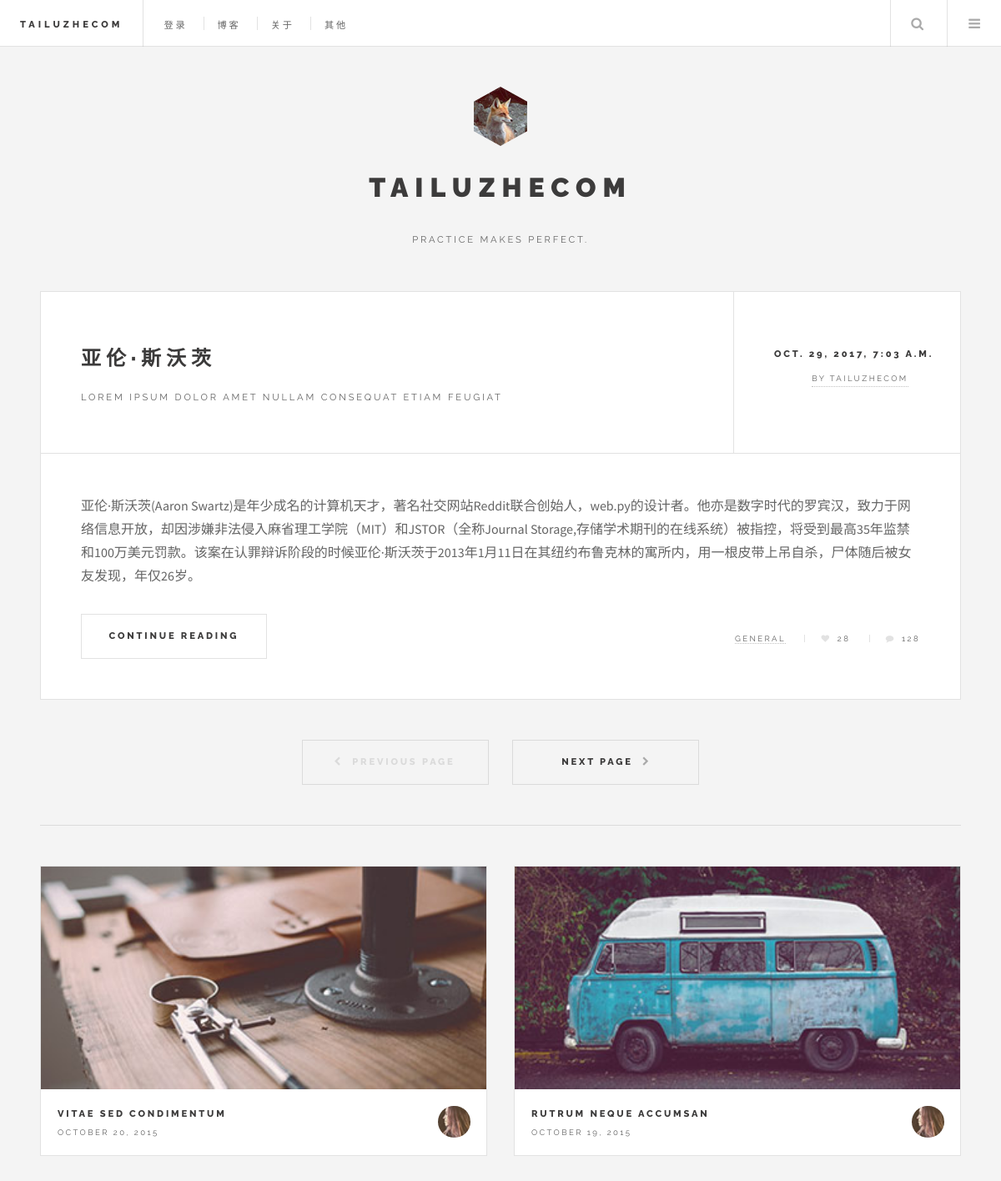
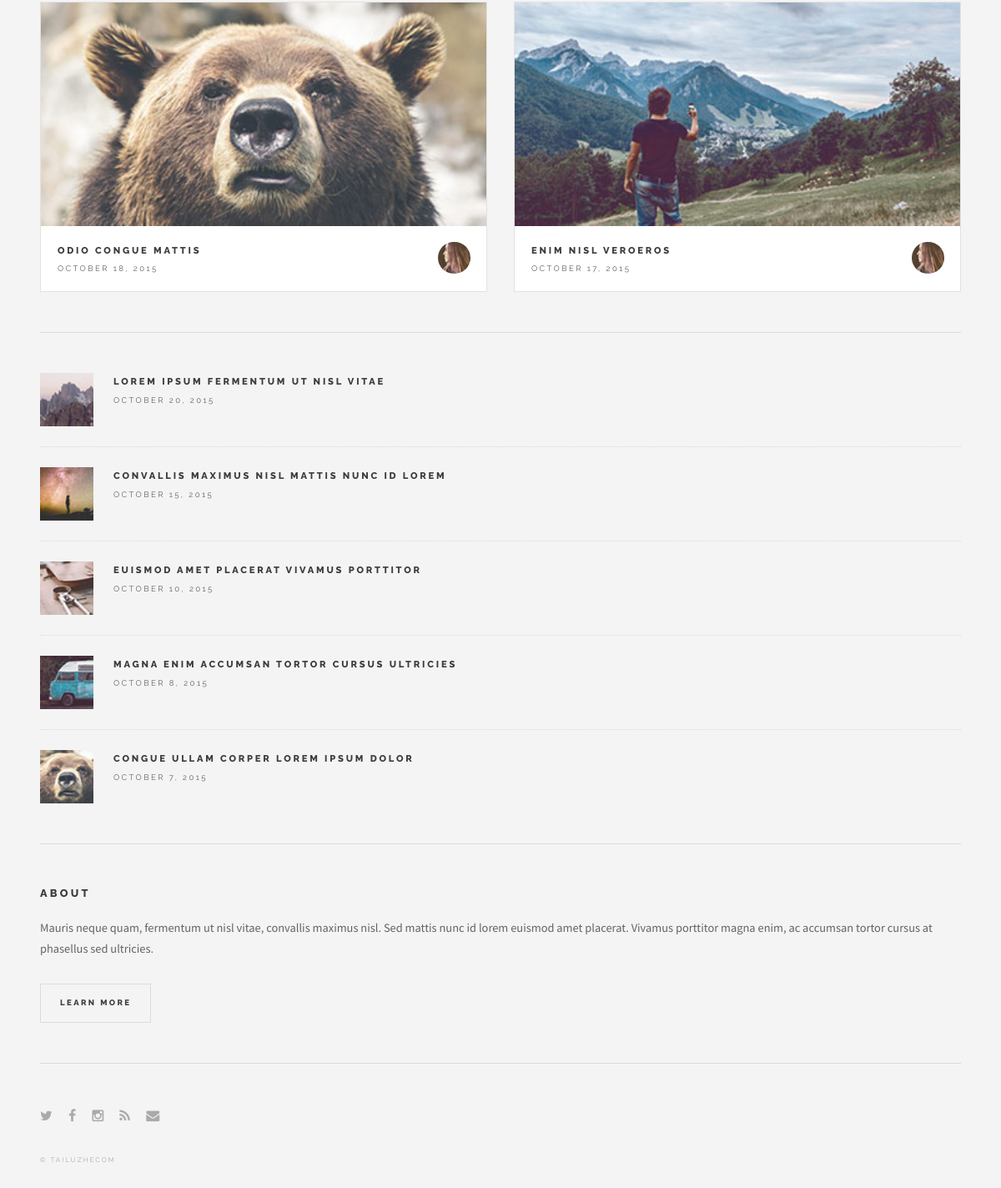
/main_site/, run on the app's committed database (2 pictures, top to bottom).
### blog/models.py (models this page shows)
class Blog(models.Model):
    title = models.CharField('标题', max_length=32)
    author = models.CharField('作者', max_length=16)
    content = models.TextField('正文')
    created = models.DateTimeField('发布时间', auto_now_add=True)
    intro = models.TextField('简介')
    category = models.ForeignKey(Category, verbose_name='分类')
    tags = models.ManyToManyField(Tag, verbose_name='标签')

### blog/views.py (the view)
# urls.py: url(r'^main_site/', main_site, name='main_site')
def main_site(request):
    if request.method == 'GET':
        blogs = Blog.objects.all()
        ctx = {
            'blogs' : blogs
        }
        return render(request, "main-site.html", ctx)

### templates/main-site.html (shortened to what this page needs)
<!DOCTYPE HTML>
<html>
	<head>
        {% load static %}
		<link rel="stylesheet" href="{% static 'assets/css/main.css'  %}" />
	</head>
	<body>
			<div id="wrapper">
					<header id="header">
						<h1><a href="#">TAILUZHECOM</a></h1>
						<nav class="links">
							<ul>
								<li><a href="#">登录</a></li>
								<li><a href="#">博客</a></li>
								<li><a href="#">关于</a></li>
								<li><a href="#">其他</a></li>
							</ul>
						</nav>
						<nav class="main">
							<ul>
								<li class="search">
									<a class="fa-search" href="#search">Search</a>
								</li>
								<li class="menu">
									<a class="fa-bars" href="#menu">Menu</a>
								</li>
							</ul>
						</nav>
					</header>
					<div id="main">
                        {% for blog in blogs %}
                            <article class="post">
								<header>
									<div class="title">
										<h2><a href="#">{{ blog.title }}</a></h2>
										<p>Lorem ipsum dolor amet nullam consequat etiam feugiat</p>
									</div>
									<div class="meta">
										<time class="published" datetime="2015-10-22">{{ blog.created }}</time>
										<a href="#" class="author"><span class="name">  by {{ blog.author }}</span></a>
									</div>
								</header>
                                <p>{{ blog.content }}</p>
								<footer>
									<ul class="actions">
										<li><a href="#" class="button big">Continue Reading</a></li>
									</ul>
									<ul class="stats">
										<li><a href="#">General</a></li>
										<li><a href="#" class="icon fa-heart">28</a></li>
										<li><a href="#" class="icon fa-comment">128</a></li>
									</ul>
								</footer>
							</article>
                        {% endfor %}
							<ul class="actions pagination">
								<li><a href="" class="disabled button big previous">Previous Page</a></li>
								<li><a href="#" class="button big next">Next Page</a></li>
							</ul>
					</div>
					<section id="sidebar">
							<section id="intro">
								<a href="#" class="logo"><img src="images/logo.jpg" alt="" /></a>
								<header>
									<h2>Tailuzhecom</h2>
									<p>Practice makes perfect.</p>
								</header>
							</section>
							<section>
								<div class="mini-posts">
										<article class="mini-post">
											<header>
												<h3><a href="#">Vitae sed condimentum</a></h3>
												<time class="published" datetime="2015-10-20">October 20, 2015</time>
												<a href="#" class="author"><img src="static/images/avatar.jpg" alt="" /></a>
											</header>
											<a href="#" class="image"><img src="static/images/pic04.jpg" alt="" /></a>
										</article>
										<article class="mini-post">
											<header>
												<h3><a href="#">Rutrum neque accumsan</a></h3>
												<time class="published" datetime="2015-10-19">October 19, 2015</time>
												<a href="#" class="author"><img src="static/images/avatar.jpg" alt="" /></a>
											</header>
											<a href="#" class="image"><img src="static/images/pic05.jpg" alt="" /></a>
										</article>
										<article class="mini-post">
											<header>
												<h3><a href="#">Odio congue mattis</a></h3>
												<time class="published" datetime="2015-10-18">October 18, 2015</time>
												<a href="#" class="author"><img src="images/avatar.jpg" alt="" /></a>
											</header>
											<a href="#" class="image"><img src="images/pic06.jpg" alt="" /></a>
										</article>
										<article class="mini-post">
											<header>
												<h3><a href="#">Enim nisl veroeros</a></h3>
												<time class="published" datetime="2015-10-17">October 17, 2015</time>
												<a href="#" class="author"><img src="images/avatar.jpg" alt="" /></a>
											</header>
											<a href="#" class="image"><img src="images/pic07.jpg" alt="" /></a>
										</article>
								</div>
							</section>
							<section>
								<ul class="posts">
									<li>
										<article>
											<header>
												<h3><a href="#">Lorem ipsum fermentum ut nisl vitae</a></h3>
												<time class="published" datetime="2015-10-20">October 20, 2015</time>
											</header>
											<a href="#" class="image"><img src="images/pic08.jpg" alt="" /></a>
										</article>
									</li>
									<li>
										<article>
											<header>
												<h3><a href="#">Convallis maximus nisl mattis nunc id lorem</a></h3>
												<time class="published" datetime="2015-10-15">October 15, 2015</time>
											</header>
											<a href="#" class="image"><img src="images/pic09.jpg" alt="" /></a>
										</article>
									</li>
									<li>
										<article>
											<header>
												<h3><a href="#">Euismod amet placerat vivamus porttitor</a></h3>
												<time class="published" datetime="2015-10-10">October 10, 2015</time>
											</header>
											<a href="#" class="image"><img src="images/pic10.jpg" alt="" /></a>
										</article>
									</li>
									<li>
										<article>
											<header>
												<h3><a href="#">Magna enim accumsan tortor cursus ultricies</a></h3>
												<time class="published" datetime="2015-10-08">October 8, 2015</time>
											</header>
											<a href="#" class="image"><img src="images/pic11.jpg" alt="" /></a>
										</article>
									</li>
									<li>
										<article>
											<header>
												<h3><a href="#">Congue ullam corper lorem ipsum dolor</a></h3>
												<time class="published" datetime="2015-10-06">October 7, 2015</time>
											</header>
											<a href="#" class="image"><img src="images/pic12.jpg" alt="" /></a>
										</article>
									</li>
								</ul>
							</section>
							<section class="blurb">
								<h2>About</h2>
								<p>Mauris neque quam, fermentum ut nisl vitae, convallis maximus nisl. Sed mattis nunc id lorem euismod amet placerat. Vivamus porttitor magna enim, ac accumsan tortor cursus at phasellus sed ultricies.</p>
								<ul class="actions">
									<li><a href="#" class="button">Learn More</a></li>
								</ul>
							</section>
							<section id="footer">
								<ul class="icons">
									<li><a href="#" class="fa-twitter"><span class="label">Twitter</span></a></li>
									<li><a href="#" class="fa-facebook"><span class="label">Facebook</span></a></li>
									<li><a href="#" class="fa-instagram"><span class="label">Instagram</span></a></li>
									<li><a href="#" class="fa-rss"><span class="label">RSS</span></a></li>
									<li><a href="#" class="fa-envelope"><span class="label">Email</span></a></li>
								</ul>
								<p class="copyright">&copy; tailuzhecom </p>
							</section>
					</section>
            </div>
	</body>
</html>

### data on the page
Blog: title "亚伦·斯沃茨", created "OCT. 29, 2017, 7:03 A.M.", author "TAILUZHECOM", content "亚伦·斯沃茨(Aaron Swartz)是年少成名的计算机天才，著名社交网站Reddit联合创始人，web.py的设计者。他亦是数字时代的罗宾汉，致力于网络信息开放，却因涉嫌非法侵入麻省理工学院（MIT）和JSTOR（全称Journal Storage,存储学术期刊的在线系统）被指控，将受到最高35年监禁和100万美元罚款。该案在认罪辩诉阶段的时候亚伦·斯沃茨于2013年1月11日在其纽约布鲁克林的寓所内，用一根皮带上吊自杀，尸体随后被女友发现，年仅26岁。"
